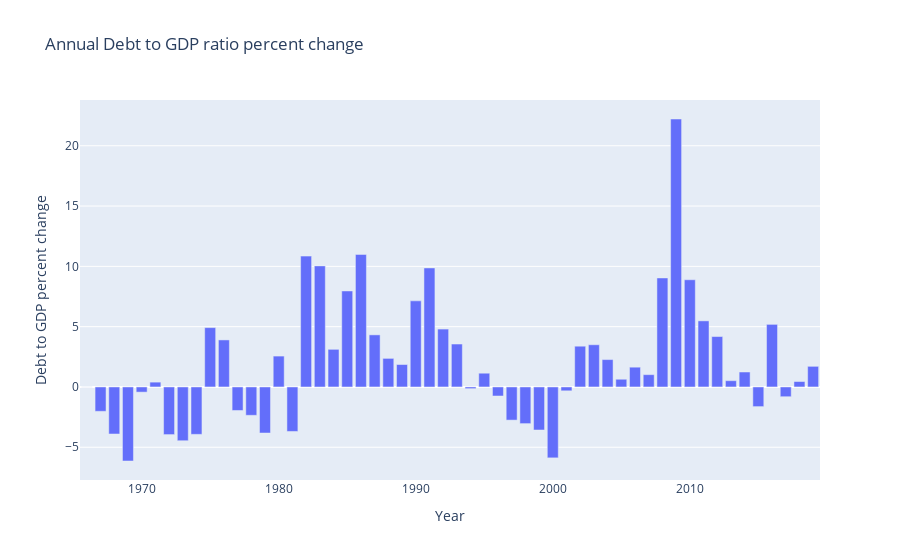

This figure's notebook cell:
### Code cell
ex.bar(x=debtGDPYears, y=debtGDPDeltaPercentData, labels={'x': 'Year', 'y': 'Debt to GDP percent change'}, title='Annual Debt to GDP ratio percent change')

### Figure 1 — Plotly figure (JSON) as saved in the notebook; plotly's stock layout.template omitted (floating-point values rounded to 4 significant figures)
{"data": [{"alignmentgroup": "True", "hoverlabel": {"namelength": 0}, "hovertemplate": "Year=%{x}<br>Debt to GDP percent change=%{y}", "legendgroup": "", "marker": {"color": "#636efa"}, "name": "", "offsetgroup": "", "orientation": "v", "showlegend": false, "textposition": "auto", "type": "bar", "x": ["1966", "1967", "1968", "1969", "1970", "1971", "1972", "1973", "1974", "1975", "1976", "1977", "1978", "1979", "1980", "1981", "1982", "1983", "1984", "1985", "1986", "1987", "1988", "1989", "1990", "1991", "1992", "1993", "1994", "1995", "1996", "1997", "1998", "1999", "2000", "2001", "2002", "2003", "2004", "2005", "2006", "2007", "2008", "2009", "2010", "2011", "2012", "2013", "2014", "2015", "2016", "2017", "2018", "2019"], "xaxis": "x", "y": [0, -2.02, -3.9, -6.14, -0.43, 0.4, -3.95, -4.46, -3.93, 4.92, 3.9, -1.95, -2.35, -3.82, 2.56, -3.69, 10.85, 10.04, 3.12, 7.96, 10.99, 4.32, 2.37, 1.86, 7.14, 9.87, 4.8, 3.56, -0.14, 1.14, -0.75, -2.75, -3.04, -3.57, -5.88, -0.32, 3.38, 3.5, 2.27, 0.64, 1.64, 1.02, 9.04, 22.22, 8.89, 5.48, 4.18, 0.52, 1.24, -1.63, 5.19, -0.81, 0.45, 1.71], "yaxis": "y"}], "layout": {"barmode": "relative", "legend": {"tracegroupgap": 0}, "title": {"text": "Annual Debt to GDP ratio percent change"}, "xaxis": {"anchor": "y", "domain": [0, 1], "title": {"text": "Year"}}, "yaxis": {"anchor": "x", "domain": [0, 1], "title": {"text": "Debt to GDP percent change"}}}}
